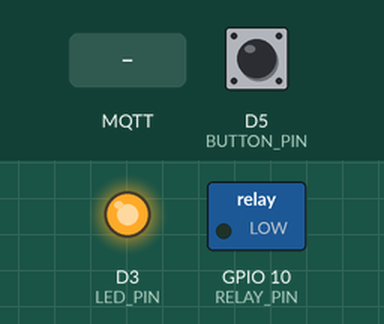
Bench run of a sketch on a simulated ESP8266 (NodeMCU). Shown: switched loads named in the sketch (green lamp = pin HIGH), output pins drawn as LEDs (lit = HIGH). The test bench sets the inputs (shaded band); at power-on: D5 (BUTTON_PIN) HIGH. WiFi joins after 1.5 s; servers stay silent unless stated; EEPROM starts erased; no MQTT or app messages arrive unless stated; what the sketch prints to the serial monitor is not drawn.

Above: at 2.7 s.
2.8 s: D5 (BUTTON_PIN) pulled LOW for 0.15 s
At 3.9 s:
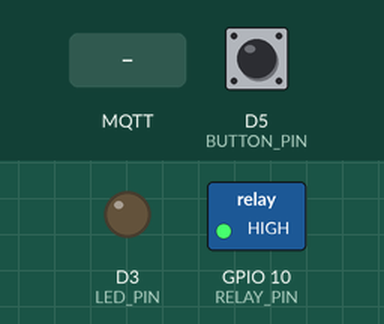
5.9 s: MQTT message "on" arrives on the first subscribed topic
At 6.2 s:
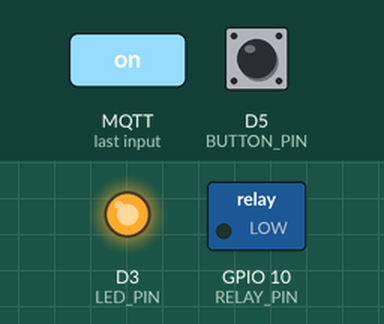
7.4 s: MQTT message "off" arrives on the first subscribed topic
At 8.6 s:
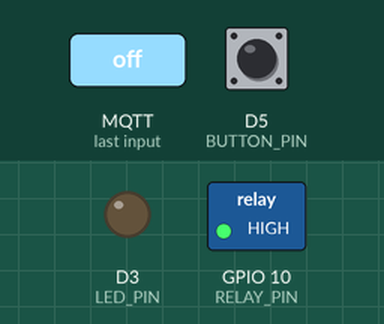
Timing chart, 0 to 9.9 s (numbered marks = the images above; inputs shaded):
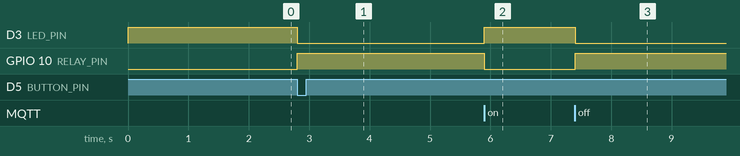

The sketch:

smart_switch.ino
```cpp
#include <ESP8266WiFi.h>
#include <PubSubClient.h>
#include <EEPROM.h>

const char* ssid = "SLC_Deco";
const char* password = "89706888";

const char* mqtt_server = "192.168.50.144";
const int mqtt_port = 1883;
const char* pump_control_topic = "pump/balcony";
const char* pump_status_topic = "pump/balcony/status";

const int BUTTON_PIN = D5;
const int RELAY_PIN = 10;  // SD3
const int LED_PIN = D3;

bool pump_state = false;

WiFiClient espClient;
PubSubClient client(espClient);

void updateState(bool state) {
    pump_state = state;
    digitalWrite(RELAY_PIN, state ? LOW : HIGH);
    digitalWrite(LED_PIN, state ? HIGH : LOW);

    client.publish(pump_status_topic, state ? "on" : "off");

    EEPROM.write(0, state ? 1 : 0);
    EEPROM.commit();
}

void handleButtonPress() {
    static unsigned long lastPressTime = 0;
    static bool lastButtonState = HIGH;

    unsigned long currentTime = millis();
    bool buttonState = digitalRead(BUTTON_PIN);

    // debounced
    if (buttonState != lastButtonState && currentTime - lastPressTime > 50) {
        lastPressTime = currentTime;

        if (buttonState == LOW) {
            updateState(!pump_state);
        }
    }

    lastButtonState = buttonState;
}

void callback(char* topic, byte* payload, unsigned int length) {
    String message;
    for (int i = 0; i < length; i++) {
        message += (char)payload[i];
    }

    if (String(topic) == pump_control_topic) {
        if (message == "on") {
            updateState(true);
        } else if (message == "off") {
            updateState(false);
        } else {
            Serial.println("Invalid MQTT message");
        }
    }
}

void reconnect() {
    while (!client.connected()) {
        Serial.print("Attempting MQTT connection...");
        if (client.connect("pump_controller")) {
            Serial.println("connected");
            client.subscribe(pump_control_topic);
        } else {
            Serial.print("failed, rc=");
            Serial.print(client.state());
            Serial.println(" try again in 5 seconds");
            delay(5000);
        }
    }
}

void setup() {
    Serial.begin(115200);

    pinMode(BUTTON_PIN, INPUT_PULLUP);
    pinMode(RELAY_PIN, OUTPUT);
    pinMode(LED_PIN, OUTPUT);

    digitalWrite(RELAY_PIN, HIGH);
    digitalWrite(LED_PIN, LOW);

    EEPROM.begin(1);
    pump_state = EEPROM.read(0);
    updateState(pump_state);

    Serial.print("Connecting to Wi-Fi...");
    WiFi.begin(ssid, password);
    while (WiFi.status() != WL_CONNECTED) {
        delay(500);
        Serial.print(".");
    }
    Serial.println("\nWi-Fi connected");
    Serial.print("IP Address: ");
    Serial.println(WiFi.localIP());

    client.setServer(mqtt_server, mqtt_port);
    client.setCallback(callback);
    reconnect();
}

void loop() {
    if (!client.connected()) {
        reconnect();
    }
    client.loop();
    handleButtonPress();
}
```

Measured:
- after the input at 2.8 s, D3 (LED_PIN): HIGH → LOW at once; GPIO 10 (RELAY_PIN): LOW → HIGH at once
- after the input at 5.9 s, D3 (LED_PIN): LOW → HIGH at once; GPIO 10 (RELAY_PIN): HIGH → LOW at once
- after the input at 7.4 s, D3 (LED_PIN): HIGH → LOW at once; GPIO 10 (RELAY_PIN): LOW → HIGH at once
